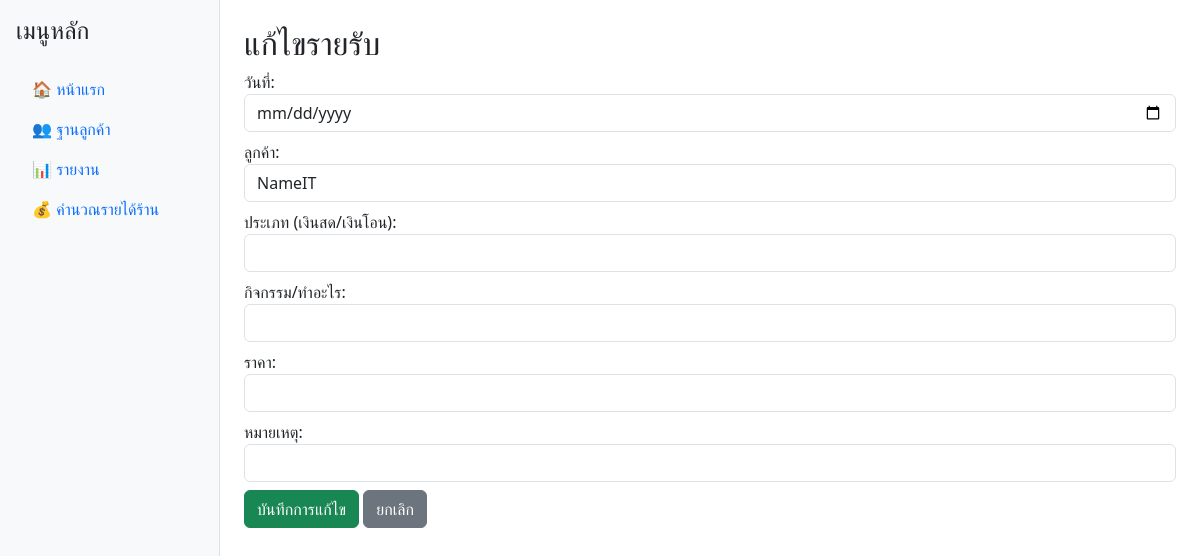
/edit_income/14, run on an earlier commit of the app's database.
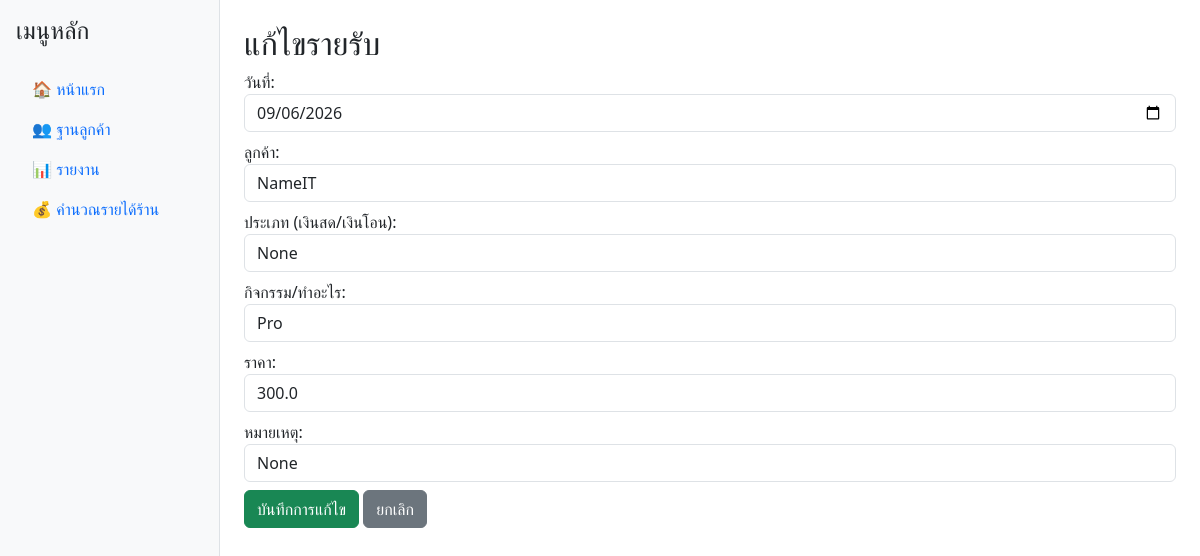
And on a later commit of the database.
### tables this page shows
CREATE TABLE income (
    id INTEGER PRIMARY KEY AUTOINCREMENT,
    date TEXT NOT NULL,
    customer_id INTEGER,
    activity TEXT,
    amount REAL,
    shop_get REAL,
    discount REAL,
    note TEXT, source TEXT,
    FOREIGN KEY (customer_id) REFERENCES customers (id)
);

CREATE TABLE customers (
    id INTEGER PRIMARY KEY AUTOINCREMENT,
    name TEXT NOT NULL,
    phone TEXT,
    note TEXT
);

### app.py (the view, shortened to what this page needs)
@app.route('/edit_income/<int:id>', methods=['GET', 'POST'])
def edit_income(id):
    with get_db_connection() as conn:
        income = conn.execute("SELECT * FROM income WHERE id=?", (id,)).fetchone()
        customers = conn.execute("SELECT * FROM customers ORDER BY name ASC").fetchall()
    return render_template('edit_income.html', income=income, customers=customers)

### app.py (called while the page is built)
def get_db_connection():
    conn = sqlite3.connect('database.db')
    conn.row_factory = sqlite3.Row
    return conn

### templates/edit_income.html
{% extends "base.html" %}
{% block content %}
<h2>แก้ไขรายรับ</h2>
<form method="POST">
  <div class="mb-2">
    <label>วันที่:</label>
    <input type="date" name="date" value="{{ income.date }}" class="form-control">
  </div>
  <div class="mb-2">
    <label>ลูกค้า:</label>
    <select name="customer_id" class="form-control">
      {% for c in customers %}
      <option value="{{ c.id }}" {% if c.id == income.customer_id %}selected{% endif %}>{{ c.name }}</option>
      {% endfor %}
    </select>
  </div>
  <div class="mb-2">
    <label>ประเภท (เงินสด/เงินโอน):</label>
    <input type="text" name="source" value="{{ income.source }}" class="form-control">
  </div>
  <div class="mb-2">
    <label>กิจกรรม/ทำอะไร:</label>
    <input type="text" name="activity" value="{{ income.activity }}" class="form-control">
  </div>
  <div class="mb-2">
    <label>ราคา:</label>
    <input type="number" step="0.01" name="amount" value="{{ income.amount }}" class="form-control">
  </div>
  <div class="mb-2">
    <label>หมายเหตุ:</label>
    <input type="text" name="note" value="{{ income.note }}" class="form-control">
  </div>
  <button type="submit" class="btn btn-success">บันทึกการแก้ไข</button>
  <a href="{{ url_for('index') }}" class="btn btn-secondary">ยกเลิก</a>
</form>
{% endblock %}

What changed in the data, as far as the page shows it:
added income: date "09/06/2026", customer_id "NameIT", activity "Pro", amount "300.0"
Also different on the page:
form field source: (not shown) → "None"
form field note: (not shown) → "None"
form field customer_id: "NameIT" → (not shown)
